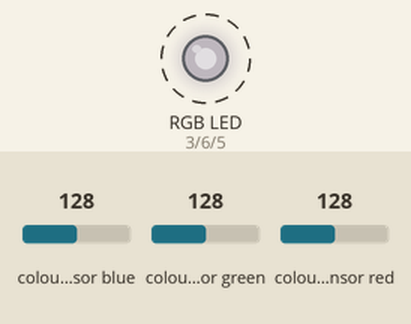
The sketch below on a simulated Arduino Uno, built with avr-gcc and run on an emulated ATmega328P. Shown: an RGB LED mixed from three pins (HIGH = lit). Wiring (inferred from the names in the program): TCS3200 colour sensor: output pin 12; S2 pin 10; S3 pin 11; S0 pin 8; S1 pin 9. Dashed ring = blinking. The test bench sets the inputs (shaded band); at power-on: colour sensor blue 128, colour sensor green 128, colour sensor red 128. Dim RGB values are drawn brighter than linear; pins used as bus, display or sensor lines are not drawn.

Above: at 0.99 s.
1.3 s: colour sensor blue set to 0
At 1.7 s:
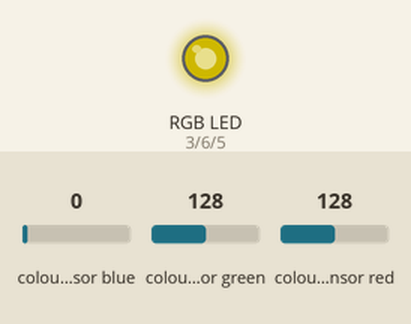
2.8 s: colour sensor green set to 64
5.8 s: colour sensor blue set to 64
At 6.41 s:
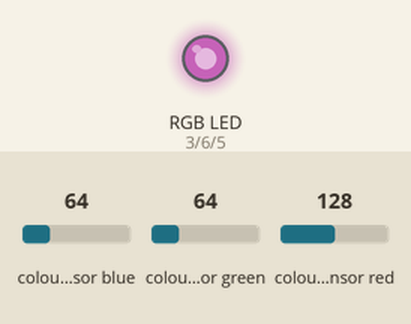
8.8 s: colour sensor red set to 5
At 9.67 s:
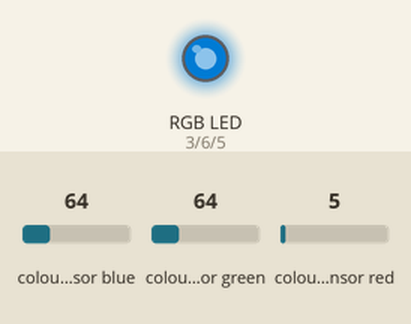
11.8 s: colour sensor green set to 5
13.3 s: colour sensor green set to 20
At 14.4 s:
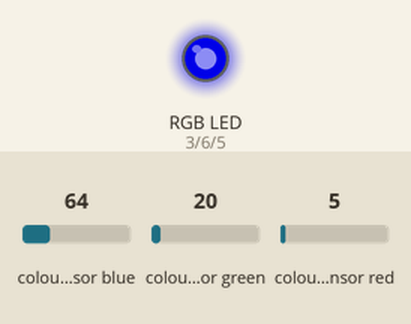
14.8 s: colour sensor green set to 25
Timing chart, 0 to 18.8 s (numbered marks = the images above; inputs shaded):
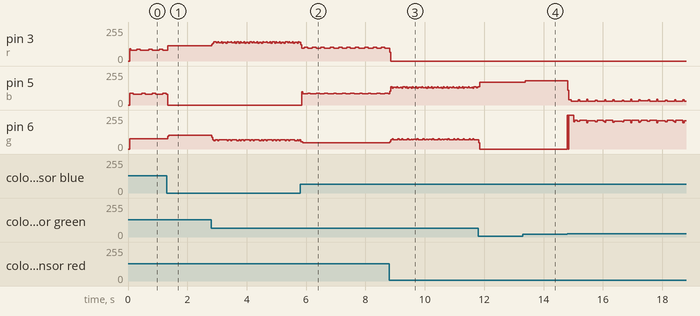

Measured:
- after the input at 1.3 s, pin 6 (g): 78/255 → 102/255 at once
- after the input at 5.8 s, pin 5 (b): 0/255 → 98/255 after 0.06 s, then moves between 84/255 and 98/255, repeating every 0.60 s
- after the input at 13.3 s, pin 5 (b): 172/255 → 181/255 after 0.08 s

The sketch:

PWMcolor.ino
```cpp
//Tested in a dark room.
//code by dllmkdir.
//Software generated PWM example
//Output enable -> GND
int i;
int n;
int dled[3]={5,6,3};
int dsensorc[3][2]={{LOW,HIGH},{HIGH,HIGH},{LOW,LOW}};//BGR; Selection for photodiode array
int dcolor[3]={0,0,0};
int r=3;
int g=6;
int b=5;
int s0=8;
int s1=9;
int s2=10;
int s3=11;
int outpin=12;

int pin,freq;
void setup() {
  pinMode(b, OUTPUT);//set RGB LED pins
  pinMode(g, OUTPUT);
  pinMode(r, OUTPUT);
  pinMode(s0, OUTPUT);//Set RGB Sensor pins
  pinMode(s1, OUTPUT);
  pinMode(s2, OUTPUT);
  pinMode(s3, OUTPUT);
  pinMode(outpin, INPUT);
  digitalWrite(s0,HIGH);
  digitalWrite(s1,LOW);//setting Output Frequency Scaling to 20%

  //Serial.begin(9600); //For debugging...
}

void loop() {
for(pin=0;pin<3;pin++){
  //selecting photodiode
  digitalWrite(s2,dsensorc[pin][0]);
  digitalWrite(s3,dsensorc[pin][1]);
  dcolor[pin]=freq;
  freq=pulseIn(12,LOW);//PulseIn function for color detection

  //aRead=analogRead(aPin);
  if (freq>20 && freq<130 && (dsensorc[pin][0] && dsensorc[pin][1])){//GREEN
    n=(int)(floor(freq*(-37.5)+3750));//equation for light intensity
    dcolor[0]=freq;//for debugging
    digitalWrite(dled[pin],HIGH);//write HIGH a certain time
    delayMicroseconds(n);
    digitalWrite(dled[pin],LOW);//CLear output pin
  }else if (freq>20 && freq<100 && (!dsensorc[pin][0] && dsensorc[pin][1])){//BLUE
    n=(int)(floor(freq*(-11.764705)+3000));//equation for light intensity
    dcolor[1]=freq;//for debugging
    digitalWrite(dled[pin],HIGH);
    delayMicroseconds(n);
    digitalWrite(dled[pin],LOW);
  }else if (freq>20 &&freq<200 && (!dsensorc[pin][0] && !dsensorc[pin][1])){//RED

    n=(int)(floor(freq*(-11.764705)+3000));//equation for light intensity
    dcolor[2]=freq;//for debugging
    digitalWrite(dled[pin],HIGH);
    delayMicroseconds(n);
    digitalWrite(dled[pin],LOW);

  }


}
  /*
  Serial.print("B:");
  Serial.print(dcolor[0]);
  Serial.print("  G:");
  Serial.print(dcolor[1]);
  Serial.print("  R:");
  Serial.print(dcolor[2]);
  Serial.println();
  delay(1000);*/


}
```
